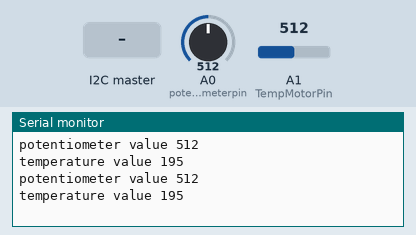
This sketch was run on a simulated Arduino Uno, built with avr-gcc and run on an emulated ATmega328P. On the bench: the last lines printed to the serial monitor. The inputs (shaded band) are chosen by the test bench; at power-on: A0 (potentiometerpin) = 512, A1 (TempMotorPin) = 512.

Above: at 1.2 s.
1.3 s: the I2C master sends the byte 1
At 1.9 s:
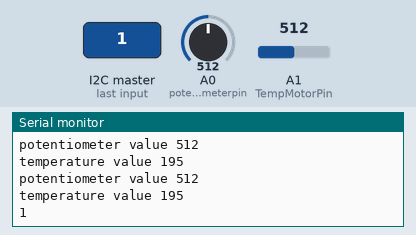
2.8 s: A0 (potentiometerpin) set to 716
At 3.8 s:
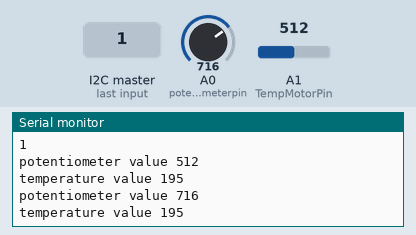
4.3 s: A1 (TempMotorPin) set to 716
At 5.6 s:
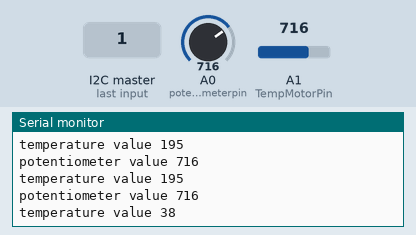
5.8 s: the I2C master sends the byte 0
At 5.96 s:
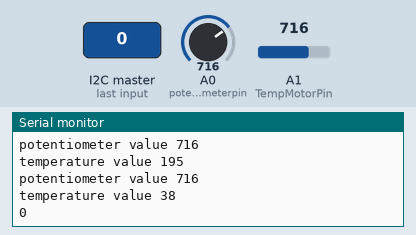
7.3 s: A0 (potentiometerpin) set to 900
At 8.4 s:
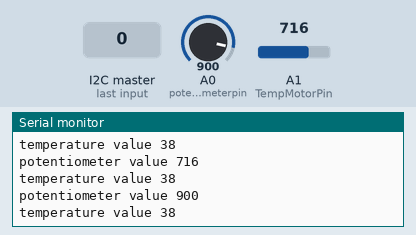
8.8 s: A1 (TempMotorPin) set to 900
At 9.8 s:
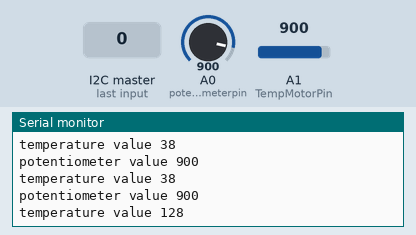
Timing chart, 0 to 11.3 s (numbered marks = the images above; inputs shaded):
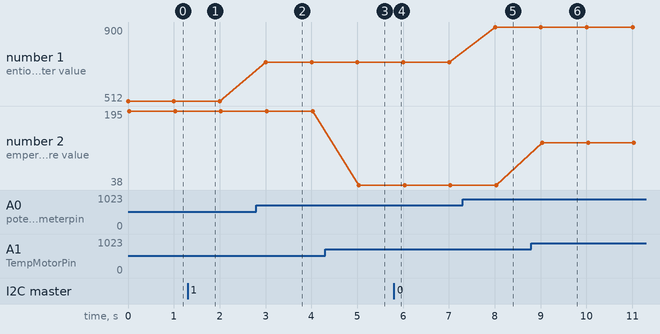

Measured:
- after the input at 1.3 s, the serial monitor: prints a new line at once (image 1)
- after the input at 2.8 s, the serial monitor: prints a new line after 0.20 s (image 2)
- after the input at 4.3 s, the serial monitor: prints a new line after 0.73 s (image 3)
- after the input at 5.8 s, the serial monitor: prints a new line at once (image 4)
- after the input at 7.3 s, the serial monitor: prints a new line after 0.71 s (image 5)
- after the input at 8.8 s, the serial monitor: prints a new line after 0.23 s (image 6)
- plotted number 1: 512 → 716 after the input at 2.8 s, 716 → 900 after the input at 7.3 s
- plotted number 2: 195 → 38 after the input at 4.3 s, 38 → 128 after the input at 8.8 s

The sketch:

code_general_MCU.ino
```cpp
#include <Wire.h>

//FOR POTENTIOMETER
const int potentiometerpin = A0;
int potentiometervalue = 0;

//FOR TEMP :
#define TempMotorPin A1
byte TempMotor = 0;

void setup()
{
  //FOR POTENTIOMETER
  Serial.begin (9600);
  pinMode (potentiometerpin, INPUT);

  //FOR TEMERATURES
  pinMode (TempMotorPin, INPUT);

  Wire.begin(8);                // join i2c bus with address #8
  Wire.onReceive(receiveEvent);
  Wire.onRequest(requestEvent); // register event
}

void loop()
{
  //POTENTIOMETER
  potentiometervalue = analogRead (potentiometerpin);
  Serial.print ("potentiometer value ");
  Serial.println(potentiometervalue);

  // TEMPERATURES
  TempMotor = ReadTemperature (TempMotorPin);
  //Serial.println(analogRead(A3));
  Serial.print("temperature value ");
  Serial.println(TempMotor);
  Serial.println ("");

  delay(1000);
}

byte ReadTemperature(int pin)
{
  // Serial.println ( analogRead (pin));
  float reading = 5 * analogRead (pin);
  float voltage = reading / 1023;
  byte temperature = (voltage - 0.55 )*100;
  return temperature;
}

void requestEvent()
{
  Serial.println("request recieved");
  Wire.write( potentiometervalue>>8);
  Wire.write( potentiometervalue<<8);
  Wire.write(",");
  Wire.write( TempMotor);
 // Wire.write("this is the data");

}

void receiveEvent(int howMany)
{
  while(1 < Wire.available()) // loop through all but the last
  {
    char c = Wire.read(); // receive byte as a character
    Serial.print(c);         // print the character
  }
  int x = Wire.read();    // receive byte as an integer
  Serial.println(x);         // print the integer
}
```
